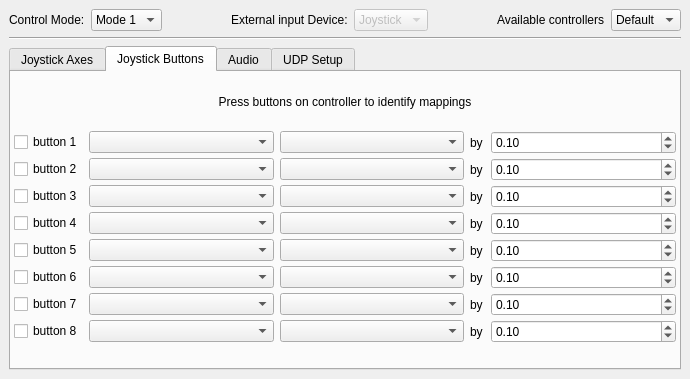
<?xml version="1.0" encoding="UTF-8"?>
<ui version="4.0">
 <class>GCSControlGadgetOptionsPage</class>
 <widget class="QWidget" name="GCSControlGadgetOptionsPage">
  <property name="geometry">
   <rect>
    <x>0</x>
    <y>0</y>
    <width>690</width>
    <height>379</height>
   </rect>
  </property>
  <property name="sizePolicy">
   <sizepolicy hsizetype="Expanding" vsizetype="Expanding">
    <horstretch>0</horstretch>
    <verstretch>0</verstretch>
   </sizepolicy>
  </property>
  <property name="windowTitle">
   <string>Form</string>
  </property>
  <layout class="QVBoxLayout" name="verticalLayout">
   <property name="margin">
    <number>0</number>
   </property>
   <item>
    <widget class="QWidget" name="widget" native="true">
     <layout class="QVBoxLayout" name="verticalLayout_4">
      <item>
       <layout class="QHBoxLayout" name="horizontalLayout">
        <item>
         <widget class="QLabel" name="label">
          <property name="text">
           <string>Control Mode:</string>
          </property>
         </widget>
        </item>
        <item>
         <widget class="QComboBox" name="controlsMode">
          <item>
           <property name="text">
            <string>Mode 1</string>
           </property>
          </item>
          <item>
           <property name="text">
            <string>Mode 2</string>
           </property>
          </item>
          <item>
           <property name="text">
            <string>Mode 3</string>
           </property>
          </item>
          <item>
           <property name="text">
            <string>Mode 4</string>
           </property>
          </item>
         </widget>
        </item>
        <item>
         <spacer name="horizontalSpacer">
          <property name="orientation">
           <enum>Qt::Horizontal</enum>
          </property>
          <property name="sizeHint" stdset="0">
           <size>
            <width>40</width>
            <height>20</height>
           </size>
          </property>
         </spacer>
        </item>
        <item>
         <widget class="QLabel" name="label_2">
          <property name="text">
           <string>External input Device:</string>
          </property>
         </widget>
        </item>
        <item>
         <widget class="QComboBox" name="comboBox">
          <property name="enabled">
           <bool>false</bool>
          </property>
          <property name="toolTip">
           <string>Only joystick is implemented at this stage, so this control is disabled.</string>
          </property>
          <item>
           <property name="text">
            <string>Joystick</string>
           </property>
          </item>
          <item>
           <property name="text">
            <string>Audio</string>
           </property>
          </item>
         </widget>
        </item>
        <item>
         <spacer name="horizontalSpacer_2">
          <property name="orientation">
           <enum>Qt::Horizontal</enum>
          </property>
          <property name="sizeHint" stdset="0">
           <size>
            <width>40</width>
            <height>20</height>
           </size>
          </property>
         </spacer>
        </item>
        <item>
         <widget class="QLabel" name="label_5">
          <property name="text">
           <string>Available controllers</string>
          </property>
         </widget>
        </item>
        <item>
         <widget class="QComboBox" name="AvailableControllerList">
          <property name="enabled">
           <bool>true</bool>
          </property>
          <item>
           <property name="text">
            <string>Default</string>
           </property>
          </item>
         </widget>
        </item>
       </layout>
      </item>
      <item>
       <widget class="Line" name="line">
        <property name="orientation">
         <enum>Qt::Horizontal</enum>
        </property>
       </widget>
      </item>
      <item>
       <widget class="QTabWidget" name="UDPSetup">
        <property name="currentIndex">
         <number>1</number>
        </property>
        <widget class="QWidget" name="tabWidgetPage2">
         <attribute name="title">
          <string>Joystick Axes</string>
         </attribute>
         <layout class="QVBoxLayout" name="verticalLayout_3" stretch="1">
          <property name="margin">
           <number>0</number>
          </property>
          <item>
           <layout class="QGridLayout" name="gridLayout_2">
            <item row="2" column="0">
             <widget class="QComboBox" name="channel0"/>
            </item>
            <item row="2" column="2">
             <widget class="QCheckBox" name="revCheckBox_1">
              <property name="text">
               <string>Rev</string>
              </property>
             </widget>
            </item>
            <item row="3" column="2">
             <widget class="QCheckBox" name="revCheckBox_2">
              <property name="text">
               <string>Rev</string>
              </property>
             </widget>
            </item>
            <item row="3" column="0">
             <widget class="QComboBox" name="channel1"/>
            </item>
            <item row="4" column="0">
             <widget class="QComboBox" name="channel2"/>
            </item>
            <item row="5" column="0">
             <widget class="QComboBox" name="channel3"/>
            </item>
            <item row="6" column="0">
             <widget class="QComboBox" name="channel4"/>
            </item>
            <item row="7" column="0">
             <widget class="QComboBox" name="channel5"/>
            </item>
            <item row="8" column="0">
             <widget class="QComboBox" name="channel6"/>
            </item>
            <item row="9" column="0">
             <widget class="QComboBox" name="channel7"/>
            </item>
            <item row="3" column="1">
             <widget class="QProgressBar" name="joyCh1">
              <property name="value">
               <number>24</number>
              </property>
             </widget>
            </item>
            <item row="2" column="1">
             <widget class="QProgressBar" name="joyCh0">
              <property name="value">
               <number>24</number>
              </property>
             </widget>
            </item>
            <item row="4" column="1">
             <widget class="QProgressBar" name="joyCh2">
              <property name="value">
               <number>24</number>
              </property>
             </widget>
            </item>
            <item row="5" column="1">
             <widget class="QProgressBar" name="joyCh3">
              <property name="value">
               <number>24</number>
              </property>
             </widget>
            </item>
            <item row="6" column="1">
             <widget class="QProgressBar" name="joyCh4">
              <property name="value">
               <number>24</number>
              </property>
             </widget>
            </item>
            <item row="7" column="1">
             <widget class="QProgressBar" name="joyCh5">
              <property name="value">
               <number>24</number>
              </property>
             </widget>
            </item>
            <item row="8" column="1">
             <widget class="QProgressBar" name="joyCh6">
              <property name="value">
               <number>24</number>
              </property>
             </widget>
            </item>
            <item row="9" column="1">
             <widget class="QProgressBar" name="joyCh7">
              <property name="value">
               <number>24</number>
              </property>
             </widget>
            </item>
            <item row="4" column="2">
             <widget class="QCheckBox" name="revCheckBox_3">
              <property name="text">
               <string>Rev</string>
              </property>
             </widget>
            </item>
            <item row="5" column="2">
             <widget class="QCheckBox" name="revCheckBox_4">
              <property name="text">
               <string>Rev</string>
              </property>
             </widget>
            </item>
            <item row="6" column="2">
             <widget class="QCheckBox" name="revCheckBox_5">
              <property name="text">
               <string>Rev</string>
              </property>
             </widget>
            </item>
            <item row="7" column="2">
             <widget class="QCheckBox" name="revCheckBox_6">
              <property name="text">
               <string>Rev</string>
              </property>
             </widget>
            </item>
            <item row="8" column="2">
             <widget class="QCheckBox" name="revCheckBox_7">
              <property name="text">
               <string>Rev</string>
              </property>
             </widget>
            </item>
            <item row="9" column="2">
             <widget class="QCheckBox" name="revCheckBox_8">
              <property name="text">
               <string>Rev</string>
              </property>
             </widget>
            </item>
            <item row="1" column="1">
             <widget class="QLabel" name="label_3">
              <property name="text">
               <string>Move your joystick controls to identify channels</string>
              </property>
             </widget>
            </item>
           </layout>
          </item>
         </layout>
        </widget>
        <widget class="QWidget" name="tab">
         <attribute name="title">
          <string>Joystick Buttons</string>
         </attribute>
         <layout class="QVBoxLayout" name="verticalLayout_2">
          <property name="spacing">
           <number>2</number>
          </property>
          <property name="margin">
           <number>3</number>
          </property>
          <item>
           <widget class="QLabel" name="label_4">
            <property name="sizePolicy">
             <sizepolicy hsizetype="Preferred" vsizetype="Fixed">
              <horstretch>0</horstretch>
              <verstretch>0</verstretch>
             </sizepolicy>
            </property>
            <property name="text">
             <string>Press buttons on controller to identify mappings</string>
            </property>
            <property name="alignment">
             <set>Qt::AlignCenter</set>
            </property>
           </widget>
          </item>
          <item>
           <layout class="QGridLayout" name="gridLayout_3">
            <property name="horizontalSpacing">
             <number>6</number>
            </property>
            <property name="verticalSpacing">
             <number>4</number>
            </property>
            <item row="0" column="5">
             <widget class="QDoubleSpinBox" name="buttonAmount0">
              <property name="sizePolicy">
               <sizepolicy hsizetype="Preferred" vsizetype="Fixed">
                <horstretch>0</horstretch>
                <verstretch>0</verstretch>
               </sizepolicy>
              </property>
              <property name="decimals">
               <number>2</number>
              </property>
              <property name="minimum">
               <double>0.000000000000000</double>
              </property>
              <property name="maximum">
               <double>1.000000000000000</double>
              </property>
              <property name="singleStep">
               <double>0.100000000000000</double>
              </property>
              <property name="value">
               <double>0.100000000000000</double>
              </property>
             </widget>
            </item>
            <item row="1" column="5">
             <widget class="QDoubleSpinBox" name="buttonAmount1">
              <property name="sizePolicy">
               <sizepolicy hsizetype="Preferred" vsizetype="Fixed">
                <horstretch>0</horstretch>
                <verstretch>0</verstretch>
               </sizepolicy>
              </property>
              <property name="decimals">
               <number>2</number>
              </property>
              <property name="minimum">
               <double>0.000000000000000</double>
              </property>
              <property name="maximum">
               <double>1.000000000000000</double>
              </property>
              <property name="singleStep">
               <double>0.100000000000000</double>
              </property>
              <property name="value">
               <double>0.100000000000000</double>
              </property>
             </widget>
            </item>
            <item row="2" column="5">
             <widget class="QDoubleSpinBox" name="buttonAmount2">
              <property name="sizePolicy">
               <sizepolicy hsizetype="Preferred" vsizetype="Fixed">
                <horstretch>0</horstretch>
                <verstretch>0</verstretch>
               </sizepolicy>
              </property>
              <property name="decimals">
               <number>2</number>
              </property>
              <property name="minimum">
               <double>0.000000000000000</double>
              </property>
              <property name="maximum">
               <double>1.000000000000000</double>
              </property>
              <property name="singleStep">
               <double>0.100000000000000</double>
              </property>
              <property name="value">
               <double>0.100000000000000</double>
              </property>
             </widget>
            </item>
            <item row="3" column="5">
             <widget class="QDoubleSpinBox" name="buttonAmount3">
              <property name="sizePolicy">
               <sizepolicy hsizetype="Preferred" vsizetype="Fixed">
                <horstretch>0</horstretch>
                <verstretch>0</verstretch>
               </sizepolicy>
              </property>
              <property name="decimals">
               <number>2</number>
              </property>
              <property name="minimum">
               <double>0.000000000000000</double>
              </property>
              <property name="maximum">
               <double>1.000000000000000</double>
              </property>
              <property name="singleStep">
               <double>0.100000000000000</double>
              </property>
              <property name="value">
               <double>0.100000000000000</double>
              </property>
             </widget>
            </item>
            <item row="4" column="5">
             <widget class="QDoubleSpinBox" name="buttonAmount4">
              <property name="sizePolicy">
               <sizepolicy hsizetype="Preferred" vsizetype="Fixed">
                <horstretch>0</horstretch>
                <verstretch>0</verstretch>
               </sizepolicy>
              </property>
              <property name="decimals">
               <number>2</number>
              </property>
              <property name="minimum">
               <double>0.000000000000000</double>
              </property>
              <property name="maximum">
               <double>1.000000000000000</double>
              </property>
              <property name="singleStep">
               <double>0.100000000000000</double>
              </property>
              <property name="value">
               <double>0.100000000000000</double>
              </property>
             </widget>
            </item>
            <item row="5" column="5">
             <widget class="QDoubleSpinBox" name="buttonAmount5">
              <property name="sizePolicy">
               <sizepolicy hsizetype="Preferred" vsizetype="Fixed">
                <horstretch>0</horstretch>
                <verstretch>0</verstretch>
               </sizepolicy>
              </property>
              <property name="decimals">
               <number>2</number>
              </property>
              <property name="minimum">
               <double>0.000000000000000</double>
              </property>
              <property name="maximum">
               <double>1.000000000000000</double>
              </property>
              <property name="singleStep">
               <double>0.100000000000000</double>
              </property>
              <property name="value">
               <double>0.100000000000000</double>
              </property>
             </widget>
            </item>
            <item row="6" column="5">
             <widget class="QDoubleSpinBox" name="buttonAmount6">
              <property name="sizePolicy">
               <sizepolicy hsizetype="Preferred" vsizetype="Fixed">
                <horstretch>0</horstretch>
                <verstretch>0</verstretch>
               </sizepolicy>
              </property>
              <property name="decimals">
               <number>2</number>
              </property>
              <property name="minimum">
               <double>0.000000000000000</double>
              </property>
              <property name="maximum">
               <double>1.000000000000000</double>
              </property>
              <property name="singleStep">
               <double>0.100000000000000</double>
              </property>
              <property name="value">
               <double>0.100000000000000</double>
              </property>
             </widget>
            </item>
            <item row="7" column="5">
             <widget class="QDoubleSpinBox" name="buttonAmount7">
              <property name="sizePolicy">
               <sizepolicy hsizetype="Preferred" vsizetype="Fixed">
                <horstretch>0</horstretch>
                <verstretch>0</verstretch>
               </sizepolicy>
              </property>
              <property name="decimals">
               <number>2</number>
              </property>
              <property name="minimum">
               <double>0.000000000000000</double>
              </property>
              <property name="maximum">
               <double>1.000000000000000</double>
              </property>
              <property name="singleStep">
               <double>0.100000000000000</double>
              </property>
              <property name="value">
               <double>0.100000000000000</double>
              </property>
             </widget>
            </item>
            <item row="0" column="1">
             <widget class="QCheckBox" name="buttonInput0">
              <property name="sizePolicy">
               <sizepolicy hsizetype="Maximum" vsizetype="Fixed">
                <horstretch>0</horstretch>
                <verstretch>0</verstretch>
               </sizepolicy>
              </property>
              <property name="text">
               <string>button 1</string>
              </property>
              <property name="checkable">
               <bool>true</bool>
              </property>
             </widget>
            </item>
            <item row="1" column="1">
             <widget class="QCheckBox" name="buttonInput1">
              <property name="sizePolicy">
               <sizepolicy hsizetype="Maximum" vsizetype="Fixed">
                <horstretch>0</horstretch>
                <verstretch>0</verstretch>
               </sizepolicy>
              </property>
              <property name="text">
               <string>button 2</string>
              </property>
              <property name="checkable">
               <bool>true</bool>
              </property>
             </widget>
            </item>
            <item row="7" column="1">
             <widget class="QCheckBox" name="buttonInput7">
              <property name="sizePolicy">
               <sizepolicy hsizetype="Maximum" vsizetype="Fixed">
                <horstretch>0</horstretch>
                <verstretch>0</verstretch>
               </sizepolicy>
              </property>
              <property name="text">
               <string>button 8</string>
              </property>
              <property name="checkable">
               <bool>true</bool>
              </property>
             </widget>
            </item>
            <item row="6" column="1">
             <widget class="QCheckBox" name="buttonInput6">
              <property name="sizePolicy">
               <sizepolicy hsizetype="Maximum" vsizetype="Fixed">
                <horstretch>0</horstretch>
                <verstretch>0</verstretch>
               </sizepolicy>
              </property>
              <property name="text">
               <string>button 7</string>
              </property>
              <property name="checkable">
               <bool>true</bool>
              </property>
             </widget>
            </item>
            <item row="5" column="1">
             <widget class="QCheckBox" name="buttonInput5">
              <property name="sizePolicy">
               <sizepolicy hsizetype="Maximum" vsizetype="Fixed">
                <horstretch>0</horstretch>
                <verstretch>0</verstretch>
               </sizepolicy>
              </property>
              <property name="text">
               <string>button 6</string>
              </property>
              <property name="checkable">
               <bool>true</bool>
              </property>
             </widget>
            </item>
            <item row="4" column="1">
             <widget class="QCheckBox" name="buttonInput4">
              <property name="sizePolicy">
               <sizepolicy hsizetype="Maximum" vsizetype="Fixed">
                <horstretch>0</horstretch>
                <verstretch>0</verstretch>
               </sizepolicy>
              </property>
              <property name="text">
               <string>button 5</string>
              </property>
              <property name="checkable">
               <bool>true</bool>
              </property>
             </widget>
            </item>
            <item row="3" column="1">
             <widget class="QCheckBox" name="buttonInput3">
              <property name="sizePolicy">
               <sizepolicy hsizetype="Maximum" vsizetype="Fixed">
                <horstretch>0</horstretch>
                <verstretch>0</verstretch>
               </sizepolicy>
              </property>
              <property name="text">
               <string>button 4</string>
              </property>
              <property name="checkable">
               <bool>true</bool>
              </property>
             </widget>
            </item>
            <item row="2" column="1">
             <widget class="QCheckBox" name="buttonInput2">
              <property name="sizePolicy">
               <sizepolicy hsizetype="Maximum" vsizetype="Fixed">
                <horstretch>0</horstretch>
                <verstretch>0</verstretch>
               </sizepolicy>
              </property>
              <property name="text">
               <string>button 3</string>
              </property>
              <property name="checkable">
               <bool>true</bool>
              </property>
             </widget>
            </item>
            <item row="0" column="3">
             <widget class="QComboBox" name="buttonFunction0">
              <property name="sizePolicy">
               <sizepolicy hsizetype="Preferred" vsizetype="Fixed">
                <horstretch>0</horstretch>
                <verstretch>0</verstretch>
               </sizepolicy>
              </property>
             </widget>
            </item>
            <item row="1" column="3">
             <widget class="QComboBox" name="buttonFunction1">
              <property name="sizePolicy">
               <sizepolicy hsizetype="Preferred" vsizetype="Fixed">
                <horstretch>0</horstretch>
                <verstretch>0</verstretch>
               </sizepolicy>
              </property>
             </widget>
            </item>
            <item row="2" column="3">
             <widget class="QComboBox" name="buttonFunction2">
              <property name="sizePolicy">
               <sizepolicy hsizetype="Preferred" vsizetype="Fixed">
                <horstretch>0</horstretch>
                <verstretch>0</verstretch>
               </sizepolicy>
              </property>
             </widget>
            </item>
            <item row="3" column="3">
             <widget class="QComboBox" name="buttonFunction3">
              <property name="sizePolicy">
               <sizepolicy hsizetype="Preferred" vsizetype="Fixed">
                <horstretch>0</horstretch>
                <verstretch>0</verstretch>
               </sizepolicy>
              </property>
             </widget>
            </item>
            <item row="3" column="2">
             <widget class="QComboBox" name="buttonAction3">
              <property name="sizePolicy">
               <sizepolicy hsizetype="Preferred" vsizetype="Fixed">
                <horstretch>0</horstretch>
                <verstretch>0</verstretch>
               </sizepolicy>
              </property>
             </widget>
            </item>
            <item row="2" column="2">
             <widget class="QComboBox" name="buttonAction2">
              <property name="sizePolicy">
               <sizepolicy hsizetype="Preferred" vsizetype="Fixed">
                <horstretch>0</horstretch>
                <verstretch>0</verstretch>
               </sizepolicy>
              </property>
             </widget>
            </item>
            <item row="1" column="2">
             <widget class="QComboBox" name="buttonAction1">
              <property name="sizePolicy">
               <sizepolicy hsizetype="Preferred" vsizetype="Fixed">
                <horstretch>0</horstretch>
                <verstretch>0</verstretch>
               </sizepolicy>
              </property>
             </widget>
            </item>
            <item row="0" column="2">
             <widget class="QComboBox" name="buttonAction0">
              <property name="sizePolicy">
               <sizepolicy hsizetype="Preferred" vsizetype="Fixed">
                <horstretch>0</horstretch>
                <verstretch>0</verstretch>
               </sizepolicy>
              </property>
             </widget>
            </item>
            <item row="4" column="2">
             <widget class="QComboBox" name="buttonAction4">
              <property name="sizePolicy">
               <sizepolicy hsizetype="Preferred" vsizetype="Fixed">
                <horstretch>0</horstretch>
                <verstretch>0</verstretch>
               </sizepolicy>
              </property>
             </widget>
            </item>
            <item row="5" column="2">
             <widget class="QComboBox" name="buttonAction5">
              <property name="sizePolicy">
               <sizepolicy hsizetype="Preferred" vsizetype="Fixed">
                <horstretch>0</horstretch>
                <verstretch>0</verstretch>
               </sizepolicy>
              </property>
             </widget>
            </item>
            <item row="6" column="2">
             <widget class="QComboBox" name="buttonAction6">
              <property name="sizePolicy">
               <sizepolicy hsizetype="Preferred" vsizetype="Fixed">
                <horstretch>0</horstretch>
                <verstretch>0</verstretch>
               </sizepolicy>
              </property>
             </widget>
            </item>
            <item row="7" column="2">
             <widget class="QComboBox" name="buttonAction7">
              <property name="sizePolicy">
               <sizepolicy hsizetype="Preferred" vsizetype="Fixed">
                <horstretch>0</horstretch>
                <verstretch>0</verstretch>
               </sizepolicy>
              </property>
             </widget>
            </item>
            <item row="4" column="3">
             <widget class="QComboBox" name="buttonFunction4">
              <property name="sizePolicy">
               <sizepolicy hsizetype="Preferred" vsizetype="Fixed">
                <horstretch>0</horstretch>
                <verstretch>0</verstretch>
               </sizepolicy>
              </property>
             </widget>
            </item>
            <item row="5" column="3">
             <widget class="QComboBox" name="buttonFunction5">
              <property name="sizePolicy">
               <sizepolicy hsizetype="Preferred" vsizetype="Fixed">
                <horstretch>0</horstretch>
                <verstretch>0</verstretch>
               </sizepolicy>
              </property>
             </widget>
            </item>
            <item row="6" column="3">
             <widget class="QComboBox" name="buttonFunction6">
              <property name="sizePolicy">
               <sizepolicy hsizetype="Preferred" vsizetype="Fixed">
                <horstretch>0</horstretch>
                <verstretch>0</verstretch>
               </sizepolicy>
              </property>
             </widget>
            </item>
            <item row="7" column="4">
             <widget class="QLabel" name="buttonLabel7">
              <property name="minimumSize">
               <size>
                <width>15</width>
                <height>0</height>
               </size>
              </property>
              <property name="maximumSize">
               <size>
                <width>15</width>
                <height>16777215</height>
               </size>
              </property>
              <property name="text">
               <string>by</string>
              </property>
             </widget>
            </item>
            <item row="7" column="3">
             <widget class="QComboBox" name="buttonFunction7">
              <property name="sizePolicy">
               <sizepolicy hsizetype="Preferred" vsizetype="Fixed">
                <horstretch>0</horstretch>
                <verstretch>0</verstretch>
               </sizepolicy>
              </property>
             </widget>
            </item>
            <item row="6" column="4">
             <widget class="QLabel" name="buttonLabel6">
              <property name="minimumSize">
               <size>
                <width>15</width>
                <height>0</height>
               </size>
              </property>
              <property name="maximumSize">
               <size>
                <width>15</width>
                <height>16777215</height>
               </size>
              </property>
              <property name="text">
               <string>by</string>
              </property>
             </widget>
            </item>
            <item row="5" column="4">
             <widget class="QLabel" name="buttonLabel5">
              <property name="minimumSize">
               <size>
                <width>15</width>
                <height>0</height>
               </size>
              </property>
              <property name="maximumSize">
               <size>
                <width>15</width>
                <height>16777215</height>
               </size>
              </property>
              <property name="text">
               <string>by</string>
              </property>
             </widget>
            </item>
            <item row="4" column="4">
             <widget class="QLabel" name="buttonLabel4">
              <property name="minimumSize">
               <size>
                <width>15</width>
                <height>0</height>
               </size>
              </property>
              <property name="maximumSize">
               <size>
                <width>15</width>
                <height>16777215</height>
               </size>
              </property>
              <property name="text">
               <string>by</string>
              </property>
             </widget>
            </item>
            <item row="3" column="4">
             <widget class="QLabel" name="buttonLabel3">
              <property name="minimumSize">
               <size>
                <width>15</width>
                <height>0</height>
               </size>
              </property>
              <property name="maximumSize">
               <size>
                <width>15</width>
                <height>16777215</height>
               </size>
              </property>
              <property name="text">
               <string>by</string>
              </property>
             </widget>
            </item>
            <item row="2" column="4">
             <widget class="QLabel" name="buttonLabel2">
              <property name="minimumSize">
               <size>
                <width>15</width>
                <height>0</height>
               </size>
              </property>
              <property name="maximumSize">
               <size>
                <width>15</width>
                <height>16777215</height>
               </size>
              </property>
              <property name="text">
               <string>by</string>
              </property>
             </widget>
            </item>
            <item row="1" column="4">
             <widget class="QLabel" name="buttonLabel1">
              <property name="minimumSize">
               <size>
                <width>15</width>
                <height>0</height>
               </size>
              </property>
              <property name="maximumSize">
               <size>
                <width>15</width>
                <height>16777215</height>
               </size>
              </property>
              <property name="text">
               <string>by</string>
              </property>
             </widget>
            </item>
            <item row="0" column="4">
             <widget class="QLabel" name="buttonLabel0">
              <property name="minimumSize">
               <size>
                <width>15</width>
                <height>0</height>
               </size>
              </property>
              <property name="maximumSize">
               <size>
                <width>15</width>
                <height>16777215</height>
               </size>
              </property>
              <property name="text">
               <string>by</string>
              </property>
             </widget>
            </item>
           </layout>
          </item>
         </layout>
        </widget>
        <widget class="QWidget" name="tabWidgetPage3">
         <attribute name="title">
          <string>Audio</string>
         </attribute>
         <layout class="QVBoxLayout" name="verticalLayout_5">
          <property name="margin">
           <number>0</number>
          </property>
          <item>
           <widget class="QLabel" name="telemetryLabel">
            <property name="text">
             <string>Audio: soundcard-based PPM decoding for trainer port. Not implemented yet.</string>
            </property>
           </widget>
          </item>
          <item>
           <spacer name="verticalSpacer">
            <property name="orientation">
             <enum>Qt::Vertical</enum>
            </property>
            <property name="sizeHint" stdset="0">
             <size>
              <width>20</width>
              <height>276</height>
             </size>
            </property>
           </spacer>
          </item>
         </layout>
        </widget>
        <widget class="QWidget" name="UDPSetup_2">
         <attribute name="title">
          <string>UDP Setup</string>
         </attribute>
         <widget class="QGroupBox" name="groupBox">
          <property name="geometry">
           <rect>
            <x>20</x>
            <y>20</y>
            <width>191</width>
            <height>121</height>
           </rect>
          </property>
          <property name="title">
           <string>UDP Port Configuration</string>
          </property>
          <widget class="QLineEdit" name="udp_port">
           <property name="geometry">
            <rect>
             <x>60</x>
             <y>30</y>
             <width>113</width>
             <height>30</height>
            </rect>
           </property>
          </widget>
          <widget class="QLabel" name="label_6">
           <property name="geometry">
            <rect>
             <x>10</x>
             <y>40</y>
             <width>67</width>
             <height>17</height>
            </rect>
           </property>
           <property name="text">
            <string>Port:</string>
           </property>
          </widget>
          <widget class="QLineEdit" name="udp_host">
           <property name="geometry">
            <rect>
             <x>60</x>
             <y>70</y>
             <width>113</width>
             <height>30</height>
            </rect>
           </property>
          </widget>
          <widget class="QLabel" name="label_7">
           <property name="geometry">
            <rect>
             <x>10</x>
             <y>80</y>
             <width>67</width>
             <height>17</height>
            </rect>
           </property>
           <property name="text">
            <string>Host:</string>
           </property>
          </widget>
         </widget>
        </widget>
       </widget>
      </item>
     </layout>
    </widget>
   </item>
  </layout>
 </widget>
 <resources/>
 <connections/>
</ui>
